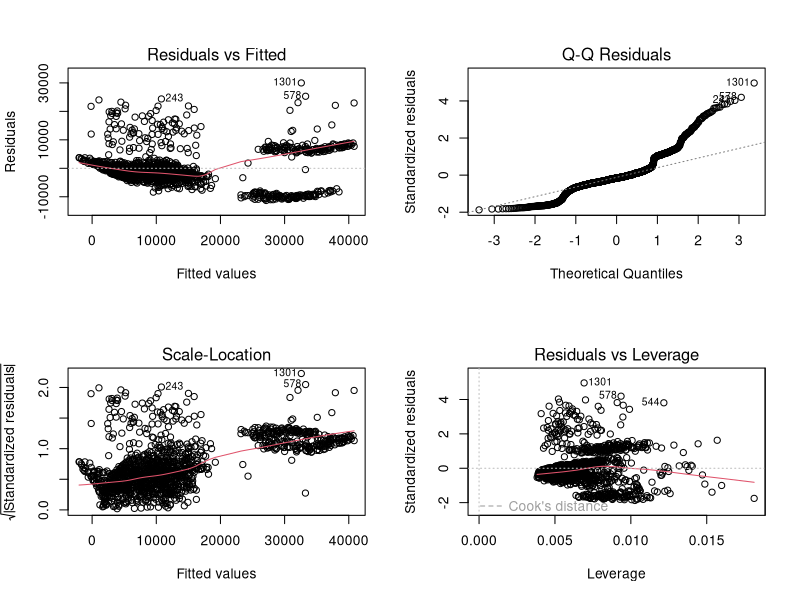

The R source for this figure:
## Asssumption Homoscedasticity of residuals or equal variance

## Import the csv and make sure the data does not have the character vectors converted to factors
df = read.csv('insurance_cleaned.csv', stringsAsFactors = FALSE)

# Set 2 rows and 2 column plot layout to draw four plots in the same window
par(mfrow=c(2,2))

## Build the linear model. Exclude the sex_male and smoker_yes columns because they are dummy variables
mod <- lm(charges ~ age + bmi + children + sex_female + smoker_no + region_northeast + region_northwest + region_southeast + region_southwest, data = df)

## Plot the model to check assumptions
plot(mod)

## Use the top-left (Residuals vs Fitted) and bottom-left (Scale-Location) plots to see how the residuals vary as the fitted values increase
## If the points appear random and the line looks somewhat flat with no increasing or decreasing trend, the condition of homoscedasticity 
## can be accepted

## Conclusion: The condition of homoscedasticity can be accepted